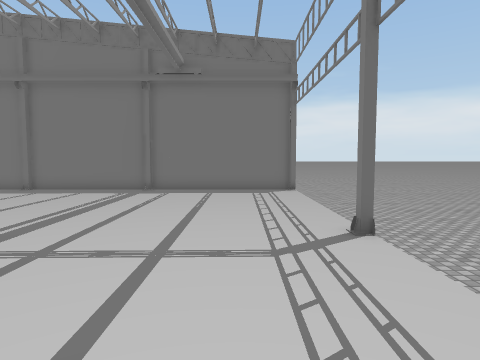
View 1 (above)

12 first-person views from a walk through a scene from a Unity 3-D project. The camera is 1.5 m above the floor, tilts 4° down and sees 75° across. The floor is counted in squares, 1 m on a side. Each view is taken from the middle of a square. On the plan, view 1 faces up. The plan holds only what a view shows up to about 15 squares ahead; the rest is blank. The place goes on beyond the plan. The player character is not drawn. Surface patterns are stand-ins for the level's own textures.

View 2
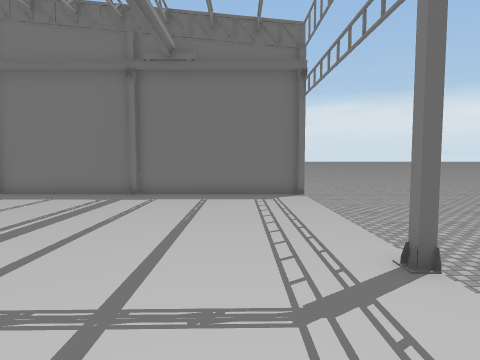

View 3
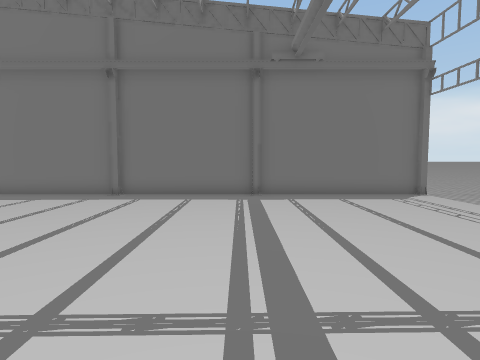

View 4
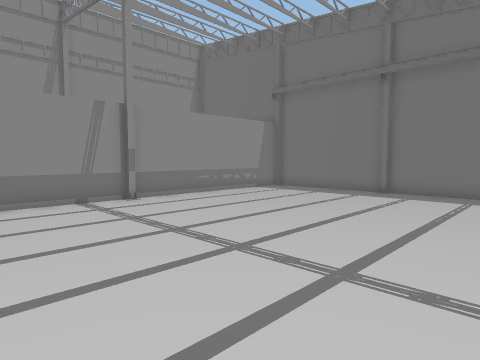

View 5
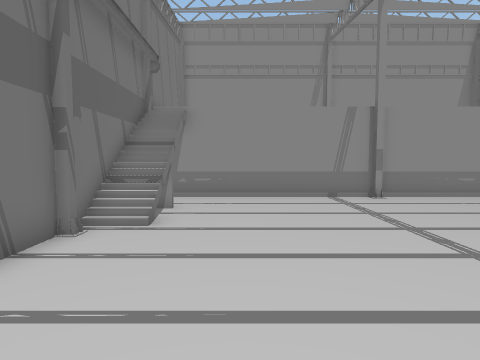

View 6
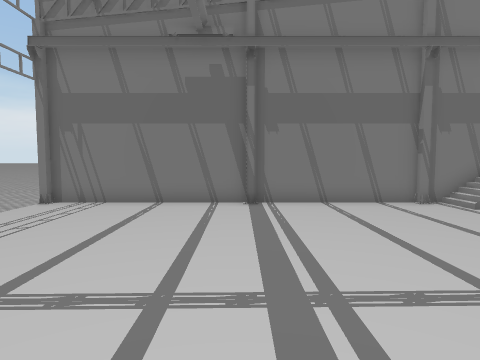

View 7
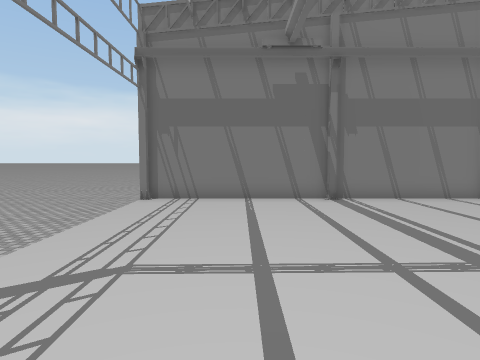

View 8
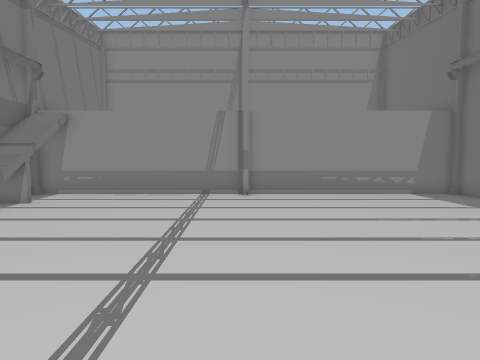

View 9
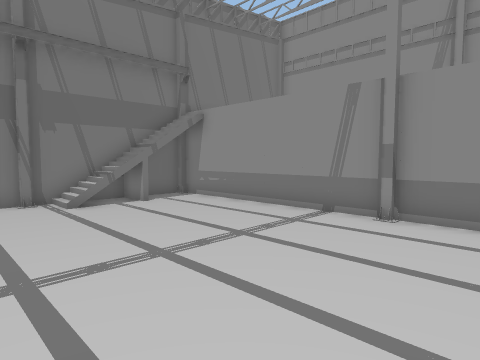

View 10
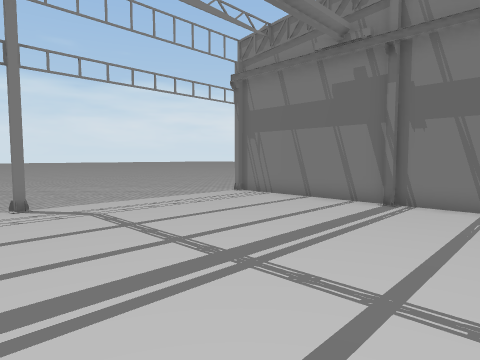

View 11
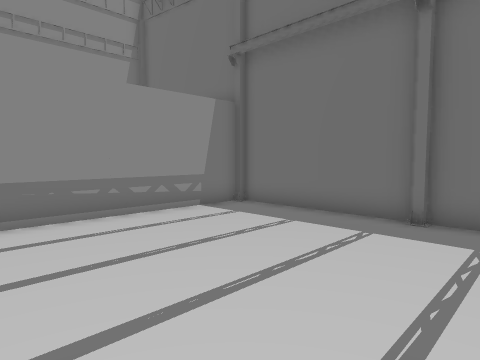

View 12
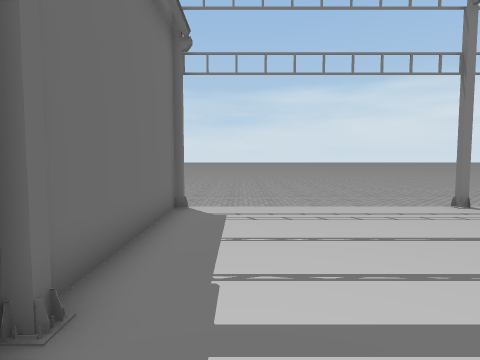

### Floor plan
Key: @ floor where view 1 was taken; # wall or solid block; . main floor; - floor 0.25 m lower than the main floor; / step, stairs or slope; v drop or lower ground.
Columns run from 16 left of view 1 to 5 right of it. Each row starts with its distance up from view 1.
 17                     --
 16                    ---
 15 ###################---
 14 #..................---
 13 #..................---
 12 #..................---
 11 #..................---
 10 #..................---
  9 #..................---
  8 #..................---
  7 #..................---
  6 #.................#---
  5 #..................---
  4 #..................---
  3 #..................---
  2 #..................---
  1 #..................---
  0 #...............@..---
 -1 #.#v#/.............---
 -2 #..////............---
 -3 ###################---
 -4                    ---
 -5                     --
 -6                     --

Positions as (right, up) in squares from view 1, and headings:
1: (0, 0), facing up
2: (0, 2), facing up
3: (-5, 2), facing up
4: (-5, 1), facing up-left
5: (-4, 1), facing left
6: (-4, 8), facing down
7: (-1, 9), facing down
8: (-3, 6), facing left
9: (-8, 9), facing down-left
10: (-8, 8), facing down-right
11: (-8, 7), facing up-left
12: (-7, 13), facing right
